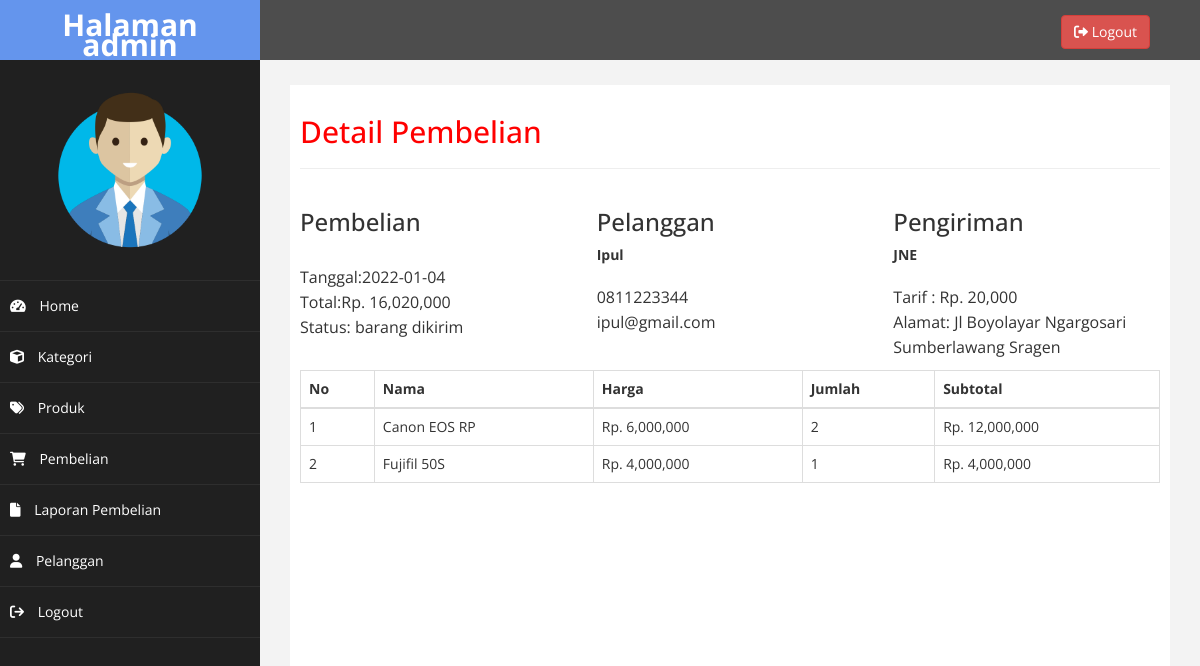
Page /admin/index.php?halaman=detail&id=24 (signed in) on the committed database.
### tables this page shows
CREATE TABLE `pembelian` (
  `id_pembelian` int(11) NOT NULL,
  `id_pelanggan` int(11) NOT NULL,
  `id_ongkir` int(11) NOT NULL,
  `tanggal_pembelian` date NOT NULL,
  `total_pembelian` int(11) NOT NULL,
  `nama_pengiriman` varchar(200) NOT NULL,
  `tarif` int(11) NOT NULL,
  `alamat_pengiriman` text NOT NULL,
  `status_pembelian` varchar(200) NOT NULL DEFAULT 'pending',
  `resi_pengiriman` varchar(50) NOT NULL
);

CREATE TABLE `pelanggan` (
  `id_pelanggan` int(11) NOT NULL,
  `email_pelanggan` varchar(50) NOT NULL,
  `password_pelanggan` varchar(50) NOT NULL,
  `nama_pelanggan` varchar(200) NOT NULL,
  `telp_pelanggan` varchar(200) NOT NULL,
  `alamat_pelanggan` text NOT NULL
);

CREATE TABLE `pembelian_produk` (
  `id_pembelian_produk` int(11) NOT NULL,
  `id_pembelian` int(11) NOT NULL,
  `id_produk` int(11) NOT NULL,
  `jumlah` int(11) NOT NULL,
  `nama` varchar(200) NOT NULL,
  `harga` int(11) NOT NULL,
  `berat` int(11) NOT NULL
);

CREATE TABLE `produk` (
  `id_produk` int(11) NOT NULL,
  `id_kategori` int(11) NOT NULL,
  `nama_produk` varchar(200) NOT NULL,
  `harga_produk` int(11) NOT NULL,
  `foto_produk` varchar(200) NOT NULL,
  `deskripsi_produk` text NOT NULL,
  `stok_produk` int(11) NOT NULL
);

### admin/detail.php (the view, shortened to what this page needs)
<?php require("koneksi.php");
$ambil = $conn->query("SELECT * FROM pembelian JOIN pelanggan
ON pembelian.id_pelanggan=pelanggan.id_pelanggan
WHERE pembelian.id_pembelian='$_GET[id]'");
$detail = $ambil->fetch_assoc();
?>
<!DOCTYPE html>
<html lang="en">
<head>
</head>
<body>
    <h2>Detail Pembelian</h2>
    <hr>
    <div class="row">
        <div class="col-md-4">
            <h3>Pembelian</h3>
            <p>
                Tanggal:<?php echo $detail['tanggal_pembelian']; ?><br>
                Total:Rp. <?php echo number_format($detail['total_pembelian']); ?><br>
                Status: <?php echo $detail["status_pembelian"]; ?>
            </p>
        </div>
        <div class="col-md-4">
            <h3>Pelanggan</h3>
            <strong><?php echo $detail['nama_pelanggan']; ?></strong><br>
            <p>
                <?php echo $detail['telp_pelanggan']; ?><br>
                <?php echo $detail['email_pelanggan']; ?><br>
            </p>
        </div>
        <div class="col-md-4">
            <h3>Pengiriman</h3>
            <strong><?php echo $detail['nama_pengiriman']; ?></strong><br>
            <p>
                Tarif : Rp. <?php echo number_format($detail['tarif']); ?><br>
                Alamat: <?php echo $detail['alamat_pengiriman']; ?>
            </p>
        </div>
    </div>
    <table class="table table-bordered">
        <thead>
            <th>No</th>
            <th>Nama</th>
            <th>Harga</th>
            <th>Jumlah</th>
            <th>Subtotal</th>
        </thead>
        <tbody>
            <?php $nomor = 1; ?>
            <?php $ambil = $conn->query("SELECT * FROM pembelian_produk JOIN produk On
            pembelian_produk.id_produk=produk.id_produk WHERE pembelian_produk.id_pembelian='$_GET[id]'"); ?>
            <?php while ($row = $ambil->fetch_assoc()) { ?>
                <tr>
                    <td><?php echo $nomor; ?></td>
                    <td><?php echo $row['nama_produk']; ?></td>
                    <td>Rp. <?php echo number_format($row['harga_produk']); ?></td>
                    <td><?php echo $row['jumlah']; ?></td>
                    <td>Rp. <?php echo number_format($row['harga_produk'] * $row['jumlah']); ?></td>
                </tr>
                <?php $nomor++; ?>
            <?php } ?>
        </tbody>
    </table>
</body>
</html>

### admin/assets/css/custom.css (style rules this page uses)
body { font-family: 'Open Sans', sans-serif; }
h2 { color: #f00; }
p { font-size:16px; line-height:25px; padding-top:20px; }

### rows in the picture
pembelian: tanggal_pembelian "2022-01-04", total_pembelian "16,020,000", status_pembelian "barang dikirim", id_pelanggan.nama_pelanggan "Ipul", id_pelanggan.telp_pelanggan "0811223344", id_pelanggan.email_pelanggan "ipul@gmail.com", nama_pengiriman "JNE", tarif "20,000", alamat_pengiriman "Jl Boyolayar Ngargosari Sumberlawang Sragen"
pembelian_produk: id_produk.nama_produk "Canon EOS RP", id_produk.harga_produk "6,000,000", jumlah "2", $row['harga_produk'] * $row['jumlah'] "12,000,000"
pembelian_produk: id_produk.nama_produk "Fujifil 50S", id_produk.harga_produk "4,000,000", jumlah "1", $row['harga_produk'] * $row['jumlah'] "4,000,000"
